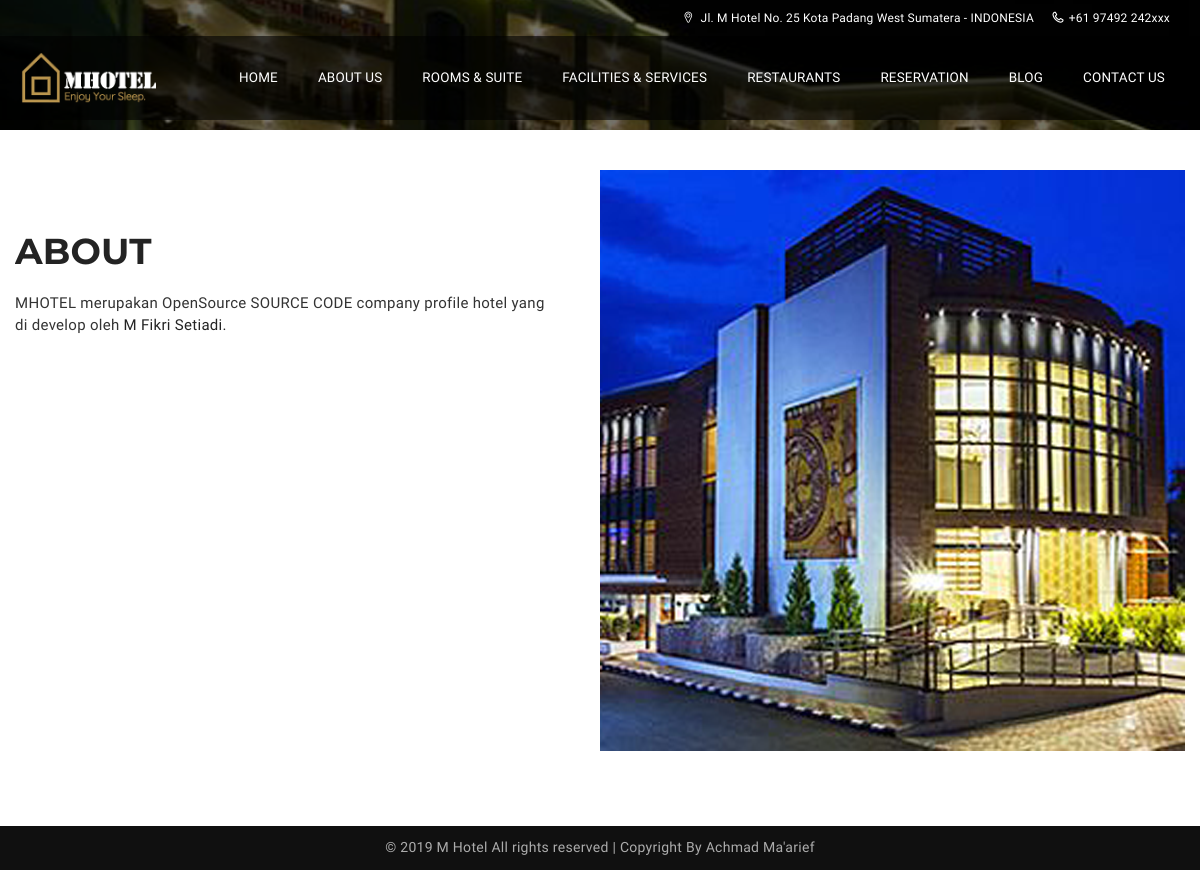
The app's page /index.php/about with its own data.
### tables this page shows
CREATE TABLE IF NOT EXISTS `kontak` (
  `kd_kontak` int(11) NOT NULL AUTO_INCREMENT,
  `des` text NOT NULL,
  `alamat` text NOT NULL,
  `telp` text NOT NULL,
  `email` text NOT NULL,
  PRIMARY KEY (`kd_kontak`)
);

CREATE TABLE IF NOT EXISTS `overview` (
  `kd_over` int(11) NOT NULL AUTO_INCREMENT,
  `head` varchar(200) NOT NULL,
  `des` text NOT NULL,
  `gambar` text NOT NULL,
  PRIMARY KEY (`kd_over`)
);

### application/controllers/About.php (called while the page is built, shortened)
<?php
class About extends CI_Controller{
	function __construct(){
		$this->load->model('M_fasilities','m_fasilities');
		$this->load->model('M_pengunjung','m_pengunjung');
	}
	function index(){
		$this->load->view('frontend/about_view');
	}
}

### index.php (called while the page is built, shortened)
<?php
require_once BASEPATH.'core/CodeIgniter.php';

### application/views/frontend/about_view.php (the view, shortened to what this page needs)
<!DOCTYPE html>
<html lang="en">
<head>
    <link rel="stylesheet" type="text/css" href="<?php echo base_url().'theme/css/lib/font-awesome.min.css'?>">
    <link rel="stylesheet" type="text/css" href="<?php echo base_url().'theme/css/lib/font-lotusicon.css'?>">
    <link rel="stylesheet" type="text/css" href="<?php echo base_url().'theme/css/lib/bootstrap.min.css'?>">
    <link rel="stylesheet" type="text/css" href="<?php echo base_url().'theme/css/lib/owl.carousel.css'?>">
    <link rel="stylesheet" type="text/css" href="<?php echo base_url().'theme/css/lib/jquery-ui.min.css'?>">
    <link rel="stylesheet" type="text/css" href="<?php echo base_url().'theme/css/lib/magnific-popup.css'?>">
    <link rel="stylesheet" type="text/css" href="<?php echo base_url().'theme/css/lib/settings.css'?>">
    <link rel="stylesheet" type="text/css" href="<?php echo base_url().'theme/css/lib/bootstrap-select.min.css'?>">
    <link rel="stylesheet" type="text/css" href="<?php echo base_url().'theme/css/helper.css'?>">
    <link rel="stylesheet" type="text/css" href="<?php echo base_url().'theme/css/custom.css'?>">
    <link rel="stylesheet" type="text/css" href="<?php echo base_url().'theme/css/responsive.css'?>">
    <link rel="stylesheet" type="text/css" href="<?php echo base_url().'theme/css/style.css'?>">
</head>
<body>
    <div id="page-wrap">
        <header id="header" class="header-v2">
           <?php $this->load->view('frontend/headertop');?>
        </header>
        <section class="section-sub-banner bg-9">
            <div class="sub-banner">
                <div class="container">
                    <div class="text text-center">
                    </div>
                </div>
            </div>
        </section>
        <section class="section-about">
            <div class="container">
                <div class="about">
                    <div class="about-item about-right">
                        <?php
								$sqf=$this->db->query("SELECT * from overview");
								foreach($sqf->result() as $row):
						?>
                        <div class="img">
                            <img src="<?php echo base_url().'assets/images/'.$row->gambar;?>" alt="">
                        </div>
                        <div class="text">
                            <h2 class="heading"> <?php echo $row->head;?></h2>
                            <div class="desc">
                                <p> <?php echo $row->des?></p>
                            </div>
							<?php endforeach; ?>
                        </div>
                    </div>
                </div>
            </div>
        </section>
    </div>
</body>
</html>

### application/views/frontend/headertop.php
<div class="header_top">
             <div class="container">
                 <div class="header_left float-right">
		<?php
			$sql=$this->db->query("SELECT * from kontak");
			$header=$sql->row_array();
		?>
                     <span><i class="lotus-icon-location"></i> <?php echo $header['alamat']?></span>
                     <span><i class="lotus-icon-phone"></i><?php echo $header['telp']?></span>
                 </div>
             </div>
         </div>

### records on screen
kontak: alamat "Jl. M Hotel No. 25 Kota Padang West Sumatera - INDONESIA", telp "+61 97492 242xxx"
overview: gambar (picture), head "ABOUT", des "MHOTEL merupakan OpenSource SOURCE CODE company profile hotel yang di develop oleh M Fikri Setiadi."
